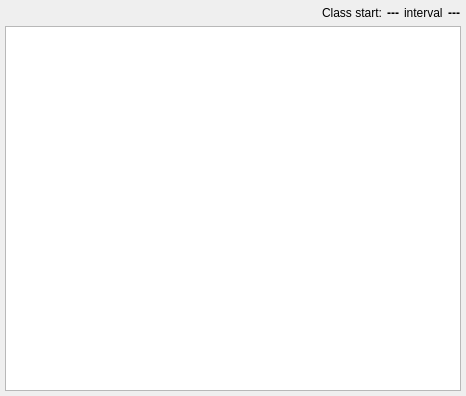
<?xml version="1.0" encoding="UTF-8"?>
<ui version="4.0">
 <class>RunsTableWidget</class>
 <widget class="QWidget" name="RunsTableWidget">
  <property name="geometry">
   <rect>
    <x>0</x>
    <y>0</y>
    <width>466</width>
    <height>396</height>
   </rect>
  </property>
  <property name="windowTitle">
   <string>Form</string>
  </property>
  <layout class="QVBoxLayout" name="verticalLayout">
   <property name="spacing">
    <number>5</number>
   </property>
   <property name="leftMargin">
    <number>5</number>
   </property>
   <property name="topMargin">
    <number>5</number>
   </property>
   <property name="rightMargin">
    <number>5</number>
   </property>
   <property name="bottomMargin">
    <number>5</number>
   </property>
   <item>
    <layout class="QHBoxLayout" name="horizontalLayout_2">
     <property name="spacing">
      <number>5</number>
     </property>
     <item>
      <widget class="qf::gui::TableViewToolBar" name="tblRunsToolBar" native="true">
       <property name="sizePolicy">
        <sizepolicy hsizetype="MinimumExpanding" vsizetype="Preferred">
         <horstretch>0</horstretch>
         <verstretch>0</verstretch>
        </sizepolicy>
       </property>
      </widget>
     </item>
     <item>
      <widget class="QFrame" name="frame">
       <layout class="QHBoxLayout" name="horizontalLayout">
        <property name="spacing">
         <number>5</number>
        </property>
        <property name="leftMargin">
         <number>1</number>
        </property>
        <property name="topMargin">
         <number>1</number>
        </property>
        <property name="rightMargin">
         <number>1</number>
        </property>
        <property name="bottomMargin">
         <number>1</number>
        </property>
        <item>
         <widget class="QLabel" name="label">
          <property name="text">
           <string>Class start:</string>
          </property>
         </widget>
        </item>
        <item>
         <widget class="QLabel" name="lblClassStart">
          <property name="styleSheet">
           <string notr="true">font-weight: bold</string>
          </property>
          <property name="text">
           <string>---</string>
          </property>
          <property name="alignment">
           <set>Qt::AlignRight|Qt::AlignTrailing|Qt::AlignVCenter</set>
          </property>
         </widget>
        </item>
        <item>
         <widget class="QLabel" name="label_2">
          <property name="text">
           <string>interval</string>
          </property>
         </widget>
        </item>
        <item>
         <widget class="QLabel" name="lblClassInterval">
          <property name="styleSheet">
           <string notr="true">font-weight: bold</string>
          </property>
          <property name="text">
           <string>---</string>
          </property>
          <property name="alignment">
           <set>Qt::AlignRight|Qt::AlignTrailing|Qt::AlignVCenter</set>
          </property>
         </widget>
        </item>
       </layout>
      </widget>
     </item>
    </layout>
   </item>
   <item>
    <widget class="qf::gui::TableView" name="tblRuns"/>
   </item>
  </layout>
 </widget>
 <customwidgets>
  <customwidget>
   <class>qf::gui::TableView</class>
   <extends>QTableView</extends>
   <header location="global">qf/gui/tableview.h</header>
  </customwidget>
  <customwidget>
   <class>qf::gui::TableViewToolBar</class>
   <extends>QWidget</extends>
   <header location="global">qf/gui/tableviewtoolbar.h</header>
   <container>1</container>
  </customwidget>
 </customwidgets>
 <resources/>
 <connections/>
</ui>
